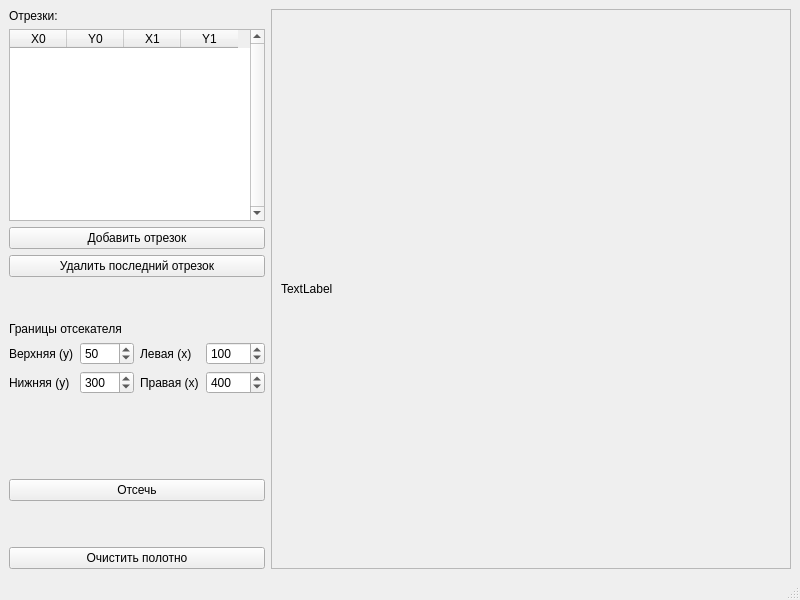
<?xml version="1.0" encoding="UTF-8"?>
<ui version="4.0">
 <class>MainWindow</class>
 <widget class="QMainWindow" name="MainWindow">
  <property name="geometry">
   <rect>
    <x>0</x>
    <y>0</y>
    <width>800</width>
    <height>600</height>
   </rect>
  </property>
  <property name="windowTitle">
   <string>MainWindow</string>
  </property>
  <widget class="QWidget" name="centralwidget">
   <layout class="QHBoxLayout" name="horizontalLayout_4" stretch="0,1">
    <item>
     <layout class="QVBoxLayout" name="verticalLayout">
      <property name="sizeConstraint">
       <enum>QLayout::SetMinimumSize</enum>
      </property>
      <item>
       <widget class="QLabel" name="label_15">
        <property name="text">
         <string>Отрезки:</string>
        </property>
       </widget>
      </item>
      <item>
       <widget class="QTableWidget" name="linesTable">
        <property name="verticalScrollBarPolicy">
         <enum>Qt::ScrollBarAlwaysOn</enum>
        </property>
        <property name="horizontalScrollBarPolicy">
         <enum>Qt::ScrollBarAlwaysOff</enum>
        </property>
        <property name="dragDropOverwriteMode">
         <bool>false</bool>
        </property>
        <attribute name="horizontalHeaderVisible">
         <bool>true</bool>
        </attribute>
        <attribute name="horizontalHeaderMinimumSectionSize">
         <number>36</number>
        </attribute>
        <attribute name="horizontalHeaderDefaultSectionSize">
         <number>57</number>
        </attribute>
        <attribute name="horizontalHeaderHighlightSections">
         <bool>true</bool>
        </attribute>
        <attribute name="horizontalHeaderShowSortIndicator" stdset="0">
         <bool>false</bool>
        </attribute>
        <attribute name="verticalHeaderVisible">
         <bool>true</bool>
        </attribute>
        <attribute name="verticalHeaderCascadingSectionResizes">
         <bool>false</bool>
        </attribute>
        <attribute name="verticalHeaderMinimumSectionSize">
         <number>9</number>
        </attribute>
        <attribute name="verticalHeaderHighlightSections">
         <bool>true</bool>
        </attribute>
        <column>
         <property name="text">
          <string>X0</string>
         </property>
        </column>
        <column>
         <property name="text">
          <string>Y0</string>
         </property>
        </column>
        <column>
         <property name="text">
          <string>X1</string>
         </property>
        </column>
        <column>
         <property name="text">
          <string>Y1</string>
         </property>
        </column>
       </widget>
      </item>
      <item>
       <widget class="QPushButton" name="addLine">
        <property name="text">
         <string>Добавить отрезок</string>
        </property>
       </widget>
      </item>
      <item>
       <widget class="QPushButton" name="deleteLine">
        <property name="text">
         <string>Удалить последний отрезок</string>
        </property>
       </widget>
      </item>
      <item>
       <spacer name="verticalSpacer">
        <property name="orientation">
         <enum>Qt::Vertical</enum>
        </property>
        <property name="sizeHint" stdset="0">
         <size>
          <width>20</width>
          <height>40</height>
         </size>
        </property>
       </spacer>
      </item>
      <item>
       <widget class="QLabel" name="label">
        <property name="text">
         <string>Границы отсекателя</string>
        </property>
       </widget>
      </item>
      <item>
       <layout class="QHBoxLayout" name="horizontalLayout">
        <item>
         <layout class="QGridLayout" name="gridLayout_5">
          <item row="1" column="1">
           <widget class="QSpinBox" name="y_min">
            <property name="maximum">
             <number>999</number>
            </property>
            <property name="value">
             <number>300</number>
            </property>
           </widget>
          </item>
          <item row="0" column="1">
           <widget class="QSpinBox" name="y_max">
            <property name="maximum">
             <number>999</number>
            </property>
            <property name="value">
             <number>50</number>
            </property>
           </widget>
          </item>
          <item row="0" column="0">
           <widget class="QLabel" name="label_12">
            <property name="text">
             <string>Верхняя (y)</string>
            </property>
           </widget>
          </item>
          <item row="1" column="0">
           <widget class="QLabel" name="label_13">
            <property name="text">
             <string>Нижняя (y)</string>
            </property>
           </widget>
          </item>
         </layout>
        </item>
        <item>
         <layout class="QGridLayout" name="gridLayout">
          <item row="1" column="1">
           <widget class="QSpinBox" name="x_max">
            <property name="maximum">
             <number>999</number>
            </property>
            <property name="value">
             <number>400</number>
            </property>
           </widget>
          </item>
          <item row="0" column="1">
           <widget class="QSpinBox" name="x_min">
            <property name="maximum">
             <number>999</number>
            </property>
            <property name="value">
             <number>100</number>
            </property>
           </widget>
          </item>
          <item row="0" column="0">
           <widget class="QLabel" name="label_4">
            <property name="text">
             <string>Левая (x)</string>
            </property>
           </widget>
          </item>
          <item row="1" column="0">
           <widget class="QLabel" name="label_5">
            <property name="text">
             <string>Правая (x)</string>
            </property>
           </widget>
          </item>
         </layout>
        </item>
       </layout>
      </item>
      <item>
       <spacer name="verticalSpacer_2">
        <property name="orientation">
         <enum>Qt::Vertical</enum>
        </property>
        <property name="sizeHint" stdset="0">
         <size>
          <width>20</width>
          <height>40</height>
         </size>
        </property>
       </spacer>
      </item>
      <item>
       <layout class="QHBoxLayout" name="horizontalLayout_2"/>
      </item>
      <item>
       <spacer name="verticalSpacer_4">
        <property name="orientation">
         <enum>Qt::Vertical</enum>
        </property>
        <property name="sizeHint" stdset="0">
         <size>
          <width>20</width>
          <height>40</height>
         </size>
        </property>
       </spacer>
      </item>
      <item>
       <widget class="QPushButton" name="clip">
        <property name="text">
         <string>Отсечь</string>
        </property>
       </widget>
      </item>
      <item>
       <spacer name="verticalSpacer_3">
        <property name="orientation">
         <enum>Qt::Vertical</enum>
        </property>
        <property name="sizeHint" stdset="0">
         <size>
          <width>20</width>
          <height>40</height>
         </size>
        </property>
       </spacer>
      </item>
      <item>
       <widget class="QPushButton" name="clearCanvas">
        <property name="text">
         <string>Очистить полотно</string>
        </property>
       </widget>
      </item>
     </layout>
    </item>
    <item>
     <widget class="QScrollArea" name="scrollArea">
      <property name="widgetResizable">
       <bool>true</bool>
      </property>
      <widget class="QWidget" name="scrollAreaWidgetContents">
       <property name="geometry">
        <rect>
         <x>0</x>
         <y>0</y>
         <width>516</width>
         <height>536</height>
        </rect>
       </property>
       <layout class="QHBoxLayout" name="horizontalLayout_3">
        <item>
         <widget class="QLabel" name="canvas">
          <property name="text">
           <string>TextLabel</string>
          </property>
         </widget>
        </item>
       </layout>
      </widget>
     </widget>
    </item>
   </layout>
  </widget>
  <widget class="QMenuBar" name="menubar">
   <property name="geometry">
    <rect>
     <x>0</x>
     <y>0</y>
     <width>800</width>
     <height>22</height>
    </rect>
   </property>
  </widget>
  <widget class="QStatusBar" name="statusbar"/>
 </widget>
 <resources/>
 <connections/>
</ui>
